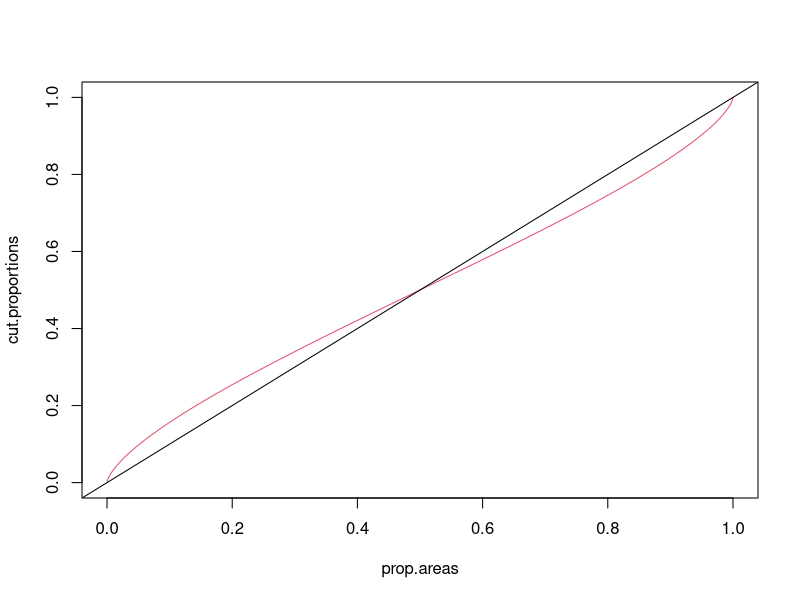

The R script that drew this image:
# Calculating what proportion of an ellipse (leaf) to cut along the major
# axis to remove a certain proportion of total ellipse area

# Apr 2024

# Formula for area of ellipse
area.ellipse = function(A, B) {
  A/2 * B/2 * pi
}

# Formula for area of segment of ellipse, cut perpendicular to major axis (A)
area.seg = function(A, B, H) {
  (A*B/4) *
    ( acos(1-2*H/A) -
        (1 - 2*H/A) * sqrt(4*H/A - 4*H^2 /A^2) )
}
# See https://www.had2know.org/academics/ellipse-segment-tank-volume-calculator.html




# Now convert to proportions ####

# X = prop of leaf desired
# A = major axis length (leaf length)
# B = minor axis length (leaf width)

prop.area = function(A, B, H) {

  ( acos(1-2*H/A) -
      (1 - 2*H/A) * sqrt(4*H/A - 4*H^2 /A^2) ) / pi

}


cut.proportions = seq(0,1, length=1000)

prop.areas = prop.area(10, 1, cut.proportions*10)

plot(cut.proportions ~ prop.areas, type='l', col=2)
abline(a=0,b=1)



